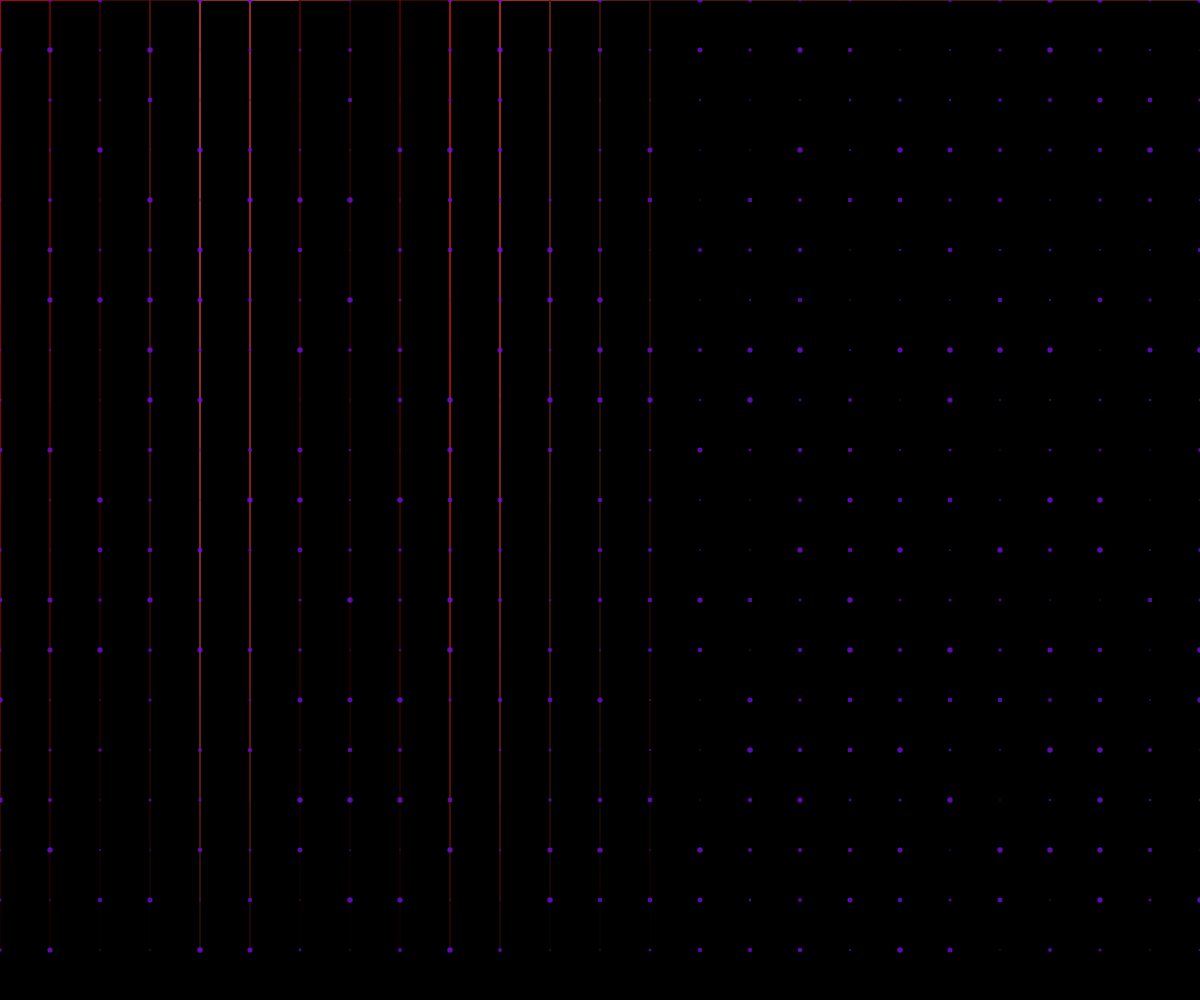
Frame 1 (no input)
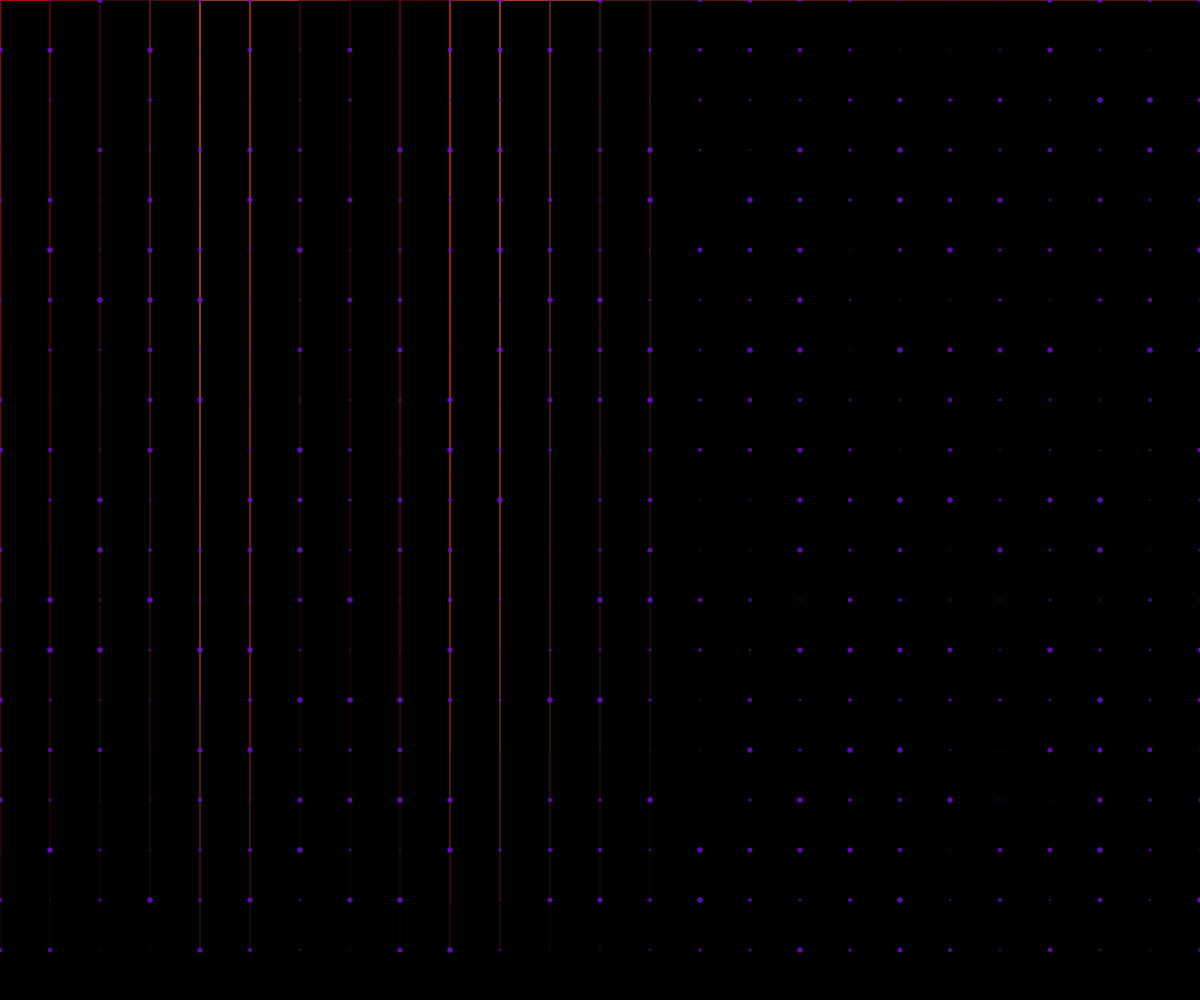
Frame 60 (no input)
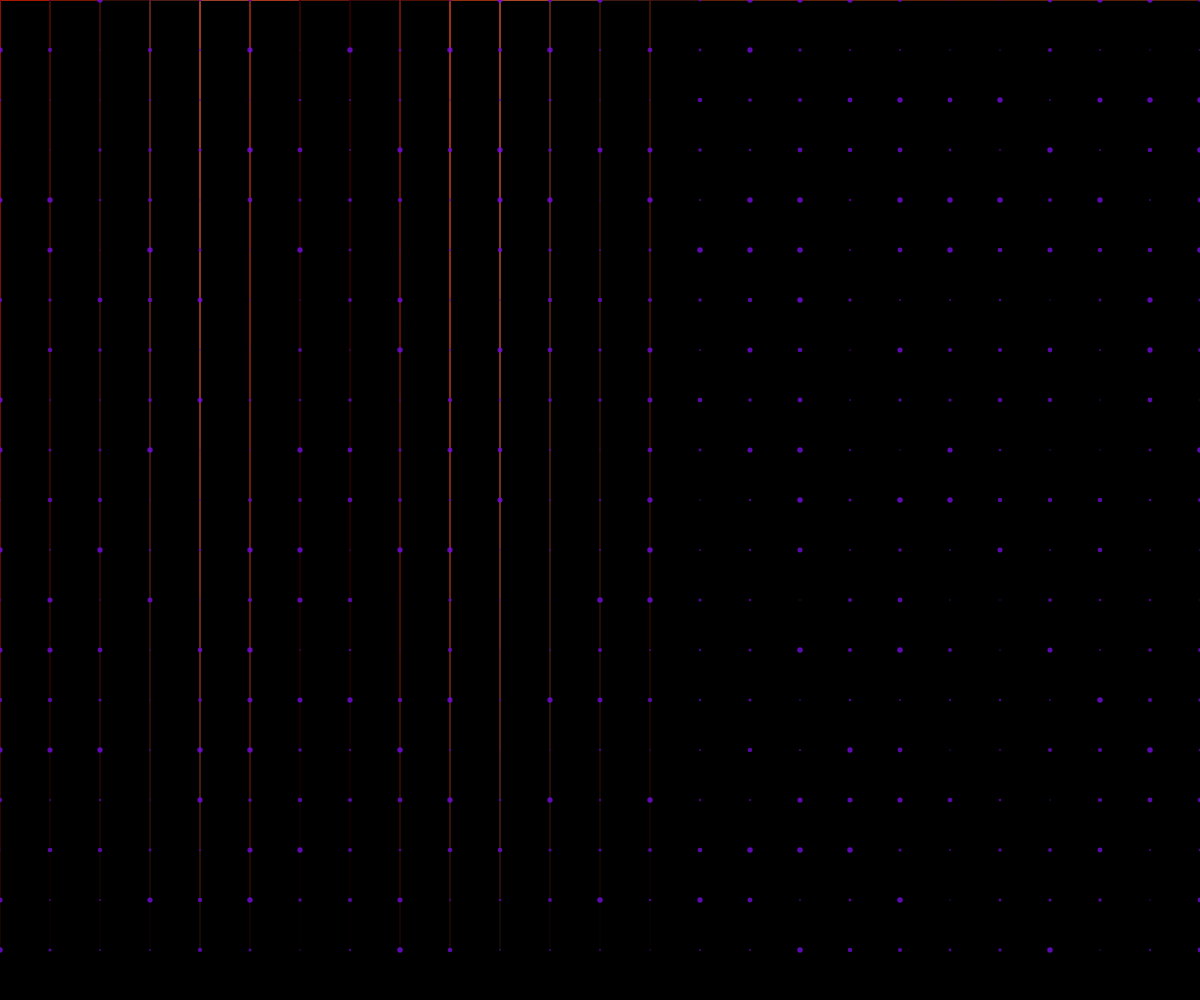
Frame 120 (the mouse pressed at the canvas centre since frame 60)

The p5.js sketch that drew these frames (run headless with seeded random() and noise() and a simulated clock; from frame 60 on, the mouse is pressed at the canvas centre):

// p5.js sketch
// ── sketch.js
let nodes = [];
let connections = [];
let time = 0;

function setup() {
  createCanvas(windowWidth, windowHeight);
  colorMode(HSB, 360, 100, 100, 1);
  
  // Create nodes in a regular grid pattern
  const nodeCount = 1200;
  const spacing = 50;
  const halfWidth = width / 2;
  const halfHeight = height / 2;
  
  for (let i = 0; i < nodeCount; i++) {
    const x = (i % 60 - 30) * spacing;
    const y = floor(i / 60) * spacing;
    
    nodes.push({ x, y, phase: random(TWO_PI) });
  }

  // Create horizontal and vertical connections only
  const maxConnections = 2500;
  let totalConnections = 0;

  for (let i = 0; i < nodes.length && totalConnections < maxConnections; i++) {
    const node = nodes[i];
    
    // Connect to nearby nodes in same row or column
    for (let j = i + 1; j < nodes.length && totalConnections < maxConnections; j++) {
      const otherNode = nodes[j];
      
      // Only connect horizontally or vertically
      if (node.x === otherNode.x || node.y === otherNode.y) {
        connections.push({ a: i, b: j });
        totalConnections++;
      }
    }
  }
}

function draw() {
  background(0);
  time += 0.005;

  // Draw all connections at once
  strokeWeight(0.6);
  
  beginShape(LINES);
  for (let i = 0; i < connections.length; i++) {
    const c = connections[i];
    const a = nodes[c.a];
    const b = nodes[c.b];
    
    // Asynchronous pulsing glow effect
    const pulseA = sin(time * 2 + a.phase) * 0.4 + 0.6;
    const pulseB = sin(time * 2 + b.phase) * 0.4 + 0.6;
    
    // Average pulse for the connection
    const avgPulse = (pulseA + pulseB) / 2;
    
    // Color based on position and time
    const hue = (time * 15 + a.x * 0.01 + a.y * 0.01) % 360;
    const sat = 85 + sin(time + i * 0.02) * 15;
    const bright = 45 + sin(time * 0.7 + i * 0.03) * 25;
    
    stroke(hue, sat, bright, avgPulse * 0.7);
    
    vertex(a.x, a.y);
    vertex(b.x, b.y);
  }
  endShape();

  // Draw nodes with asynchronous violet pulse
  noStroke();
  for (let i = 0; i < nodes.length; i++) {
    const n = nodes[i];
    
    const pulse = sin(time * 2 + n.phase) * 0.5 + 0.5;
    const size = 1.5 + pulse * 4;
    
    // Use a deep violet color for all nodes
    const hue = 270; // Deep violet
    const sat = 95;
    const bright = 60 + pulse * 30;
    
    fill(hue, sat, bright, 0.8);
    ellipse(n.x, n.y, size);
  }
}

function windowResized() {
  resizeCanvas(windowWidth, windowHeight);
}
